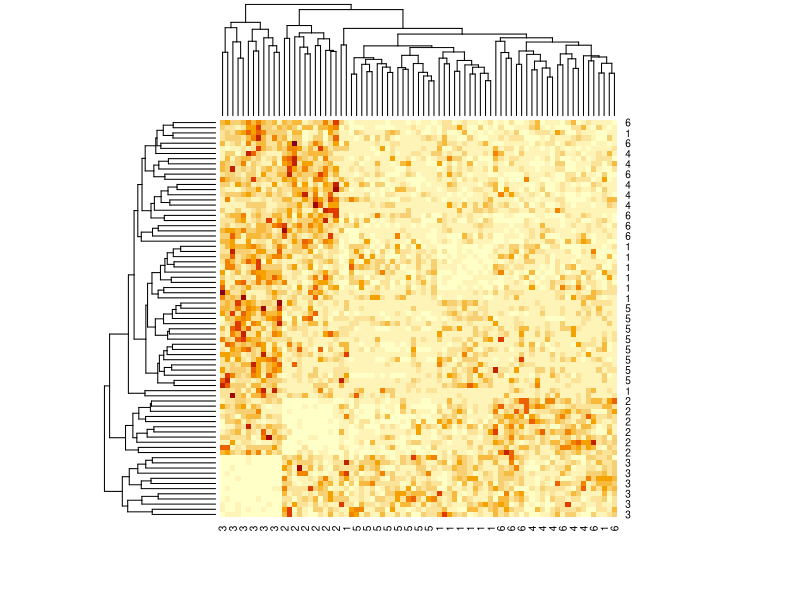

Here is the R script that generated this plot:
#N and number of clusters is determined independently for each plot (maybe a bad idea?)
#The minimum size for a cluster is now 10 people
#cluster number ranges from 2 to 10, sample size from 170-200

setwd("/Users/aaronfisher/Documents/JH/EDA Versions/Sourcetree EDA Git Repo/SURVEY")
set.seed(587320)
library(MASS)

###Initial Settings
nreps<-30 #number of plots
#how many clusters each rep has
clusters<-rep(3:8,length=nreps)[sample(nreps)]
N<-sample(50:80,nreps,replace=T) #Number in eachs sample

###To store data
samples<-list()
refmats<-list()
switchups<-list()



###Generate Data
for(i in 1:nreps) {
	print(i)
	ci<-clusters[i]
	
	##Generate proportions of people in each cluster so that no cluster has less than 10 people
	groupvec<-1:N[i]
	for(j in 1:(ci*10)){
		groupvec[j]<-ceiling((j)/10)
	}
	remaining<-(ci*10+1):N[i]
	nremaining<-length(remaining)
	groupvec[remaining]<-sample(1:ci,nremaining,replace=T,prob=runif(ci,0,1))
	switchup<-sample(N[i]) #add randomn shuffling!
	groupvec<-groupvec[switchup]

		
	##To store distances between people (initialize here)
	mati<-matrix(0,nrow=N[i],ncol=N[i]) #ensure diag is zero
	rownames(mati)<-groupvec
	colnames(mati)<-groupvec
	
	##Make mean dists for between each cluster
	##ensure dist(a,a)=0
	distmu<-diag(rep(0,times=ci))
	for(a in 1:ci){
		for(b in 1:ci){
			if(a!=b){
				distab<-runif(1,1.5,5) #have to be some distance apart
				distmu[a,b]<-distab
				distmu[b,a]<-distab
			}
		}
	}
	
	#now make full dist mat for people
	refmat<-mati
	for(a in 1:N[i]){
		for(b in 1:N[i]){
			if(a!=b){
				ca<-groupvec[a] #cluster a
				cb<-groupvec[b]
				distab<-rnorm(1,distmu[ca,cb],sd=1.5)
				mati[a,b]<-distab^2
				mati[b,a]<-distab^2
				refmat[a,b]<-distmu[ca,cb]
			}
		}
	}
	
	##image(mati)
	##heatmap(mati)
	refmats[[i]]<-refmat
	samples[[i]]<-mati
	switchups[[i]]<-switchup
}


getwd()
setwd("C:/Users/Aaron/Dropbox/EDA project")
save(list=c('clusters','nreps','refmats','samples','switchups'),file="data_for_clusts_network.RData")


heatmap(samples[[3]])


##Making Pairwise distances for network plots
# mat<-samples[[1]]
# tab<-matrix(NA, ncol=3,nrow=length(mat))
# row<-0
# for(i in 1:dim(mat)[1]){
	# for(j in 1:dim(mat)[2]){
		# row<-row+1
		# tab[row,1]<-i
		# tab[row,2]<-j
		# tab[row,3]<-mat[r,j]
	# }
# }
# write.table(tab,file="tabfornetworkplots.txt",row.names=F)


#############################################################
####Checking what some look like.

# png(file='HeatMapAnswers.png',width=1000,height=500)
	# par(mfcol=c(2,5))
	# for(i in 1:5){
		# if (i<=nreps){
			# image(samples[[i]], main=paste("Plot",i))
			# image(refmats[[i]], main=paste("True Distance",i))
		# }
	# }
# dev.off()

# pdf(file="Heatmaps.pdf",height=5,width=5)
	# for(i in 1:nreps){
		# heatmap(samples[[i]])
		# print(i)
	# }
# dev.off()